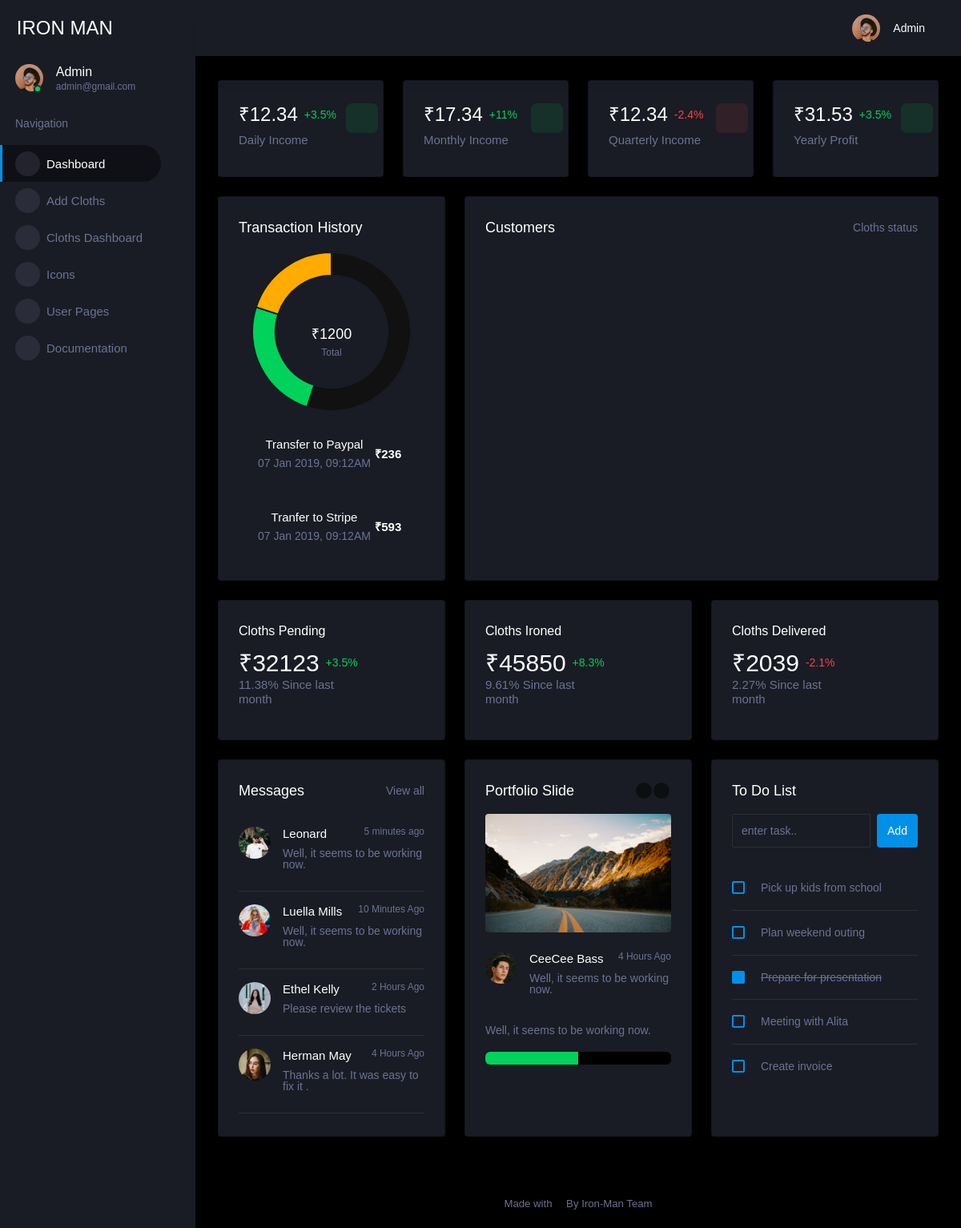
Page /index.php (signed in) on the earlier database version.
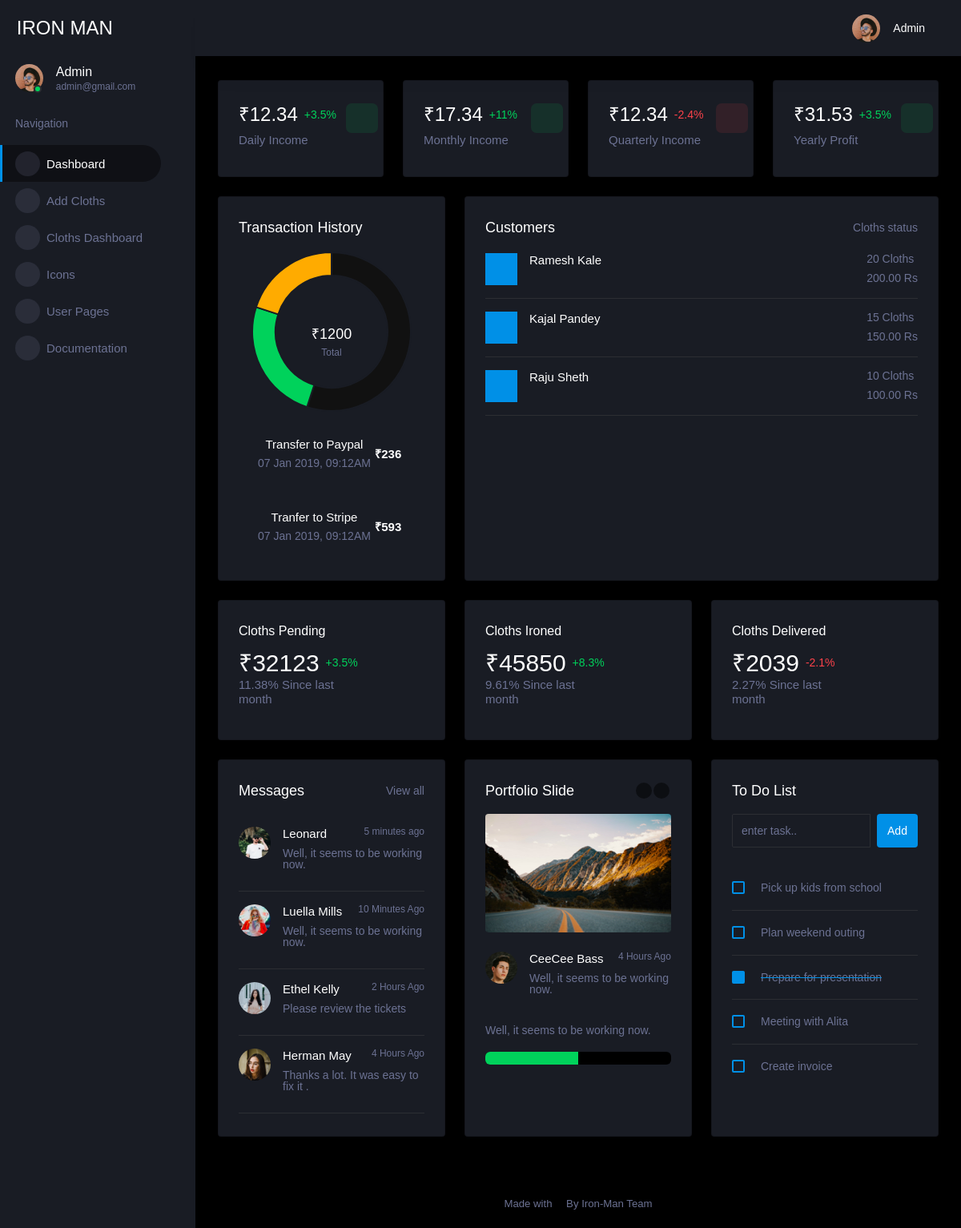
Same page on the later database version.
### tables this page shows
CREATE TABLE IF NOT EXISTS `clothes` (
  `id` int NOT NULL AUTO_INCREMENT,
  `date` date NOT NULL,
  `customer_name` varchar(255) DEFAULT NULL,
  `cloth_count` int NOT NULL,
  `cost_per_cloth` decimal(10,2) NOT NULL,
  `total_income` decimal(10,2) NOT NULL,
  `status` varchar(20) DEFAULT 'Pending',
  `payment` decimal(10,0) NOT NULL,
  `cloths_done` int NOT NULL,
  PRIMARY KEY (`id`)
);

### index.php (the view, shortened to what the changed rows need)
<!DOCTYPE html>
<html lang="en">
<head>
  <link rel="stylesheet" href="assets/vendors/mdi/css/materialdesignicons.min.css">
  <link rel="stylesheet" href="assets/vendors/ti-icons/css/themify-icons.css">
  <link rel="stylesheet" href="assets/vendors/css/vendor.bundle.base.css">
  <link rel="stylesheet" href="assets/vendors/font-awesome/css/font-awesome.min.css">
  <link rel="stylesheet" href="assets/vendors/jvectormap/jquery-jvectormap.css">
  <link rel="stylesheet" href="assets/vendors/flag-icon-css/css/flag-icons.min.css">
  <link rel="stylesheet" href="assets/vendors/owl-carousel-2/owl.carousel.min.css">
  <link rel="stylesheet" href="assets/vendors/owl-carousel-2/owl.theme.default.min.css">
  <link rel="stylesheet" href="assets/css/style.css">
</head>
<body>
  <div class="container-scroller">
    <?php
    include('common/sidebar.php');
    ?>
    <div class="main-panel">
      <div class="content-wrapper">
        <div class="row">
          <div class="col-md-8 grid-margin stretch-card">
            <div class="card">
              <div class="card-body">
                <div class="row">
                  <div class="col-12">
                    <div class="preview-list">
                      <?php
                      $sql = "SELECT * FROM clothes;";
                      $result = mysqli_query($conn, $sql);
                      if (mysqli_num_rows($result)) {
                        while ($row = mysqli_fetch_array($result)) {
                      ?>
                          <div class="preview-item border-bottom">
                            <div class="preview-thumbnail">
                              <div class="preview-icon bg-primary">
                                <i class="mdi mdi-account"></i>
                              </div>
                            </div>
                            <div class="preview-item-content d-sm-flex flex-grow">
                              <div class="flex-grow">
                                <h6 class="preview-subject"><?php echo $row['customer_name'] ?></h6>
                              </div>
                              <div class="mr-auto text-sm-right pt-2 pt-sm-0">
                                <p class="text-muted"><?php echo $row['cloth_count'] ?> Cloths</p>
                                <p class="text-muted mb-0"><?php echo $row['total_income'] ?> Rs </p>
                              </div>
                            </div>
                          </div>
                      <?php
                        }
                      }
                      ?>
                    </div>
                  </div>
                </div>
              </div>
            </div>
          </div>
        </div>
        <div class="row">
          <div class="col-sm-4 grid-margin">
            <div class="card">
              <div class="card-body">
                <div class="row">
                  <div class="col-8 col-sm-12 col-xl-8 my-auto">
                    <div class="d-flex d-sm-block d-md-flex align-items-center">
                      <h2 class="mb-0">₹32123</h2>
                    </div>
                  </div>
                </div>
              </div>
            </div>
          </div>
          <div class="col-sm-4 grid-margin">
            <div class="card">
              <div class="card-body">
                <div class="row">
                  <div class="col-8 col-sm-12 col-xl-8 my-auto">
                    <div class="d-flex d-sm-block d-md-flex align-items-center">
                      <h2 class="mb-0">₹45850</h2>
                    </div>
                  </div>
                </div>
              </div>
            </div>
          </div>
          <div class="col-sm-4 grid-margin">
            <div class="card">
              <div class="card-body">
                <div class="row">
                  <div class="col-8 col-sm-12 col-xl-8 my-auto">
                    <div class="d-flex d-sm-block d-md-flex align-items-center">
                      <h2 class="mb-0">₹2039</h2>
                    </div>
                  </div>
                </div>
              </div>
            </div>
          </div>
        </div>
      </div>
    </div>
  </div>
  </div>
</body>
</html>

Differences in the rows shown:
added clothes: customer_name "Ramesh Kale", cloth_count "20", total_income "200.00"
added clothes: customer_name "Kajal Pandey", cloth_count "15", total_income "150.00"
added clothes: customer_name "Raju Sheth", cloth_count "10", total_income "100.00"
